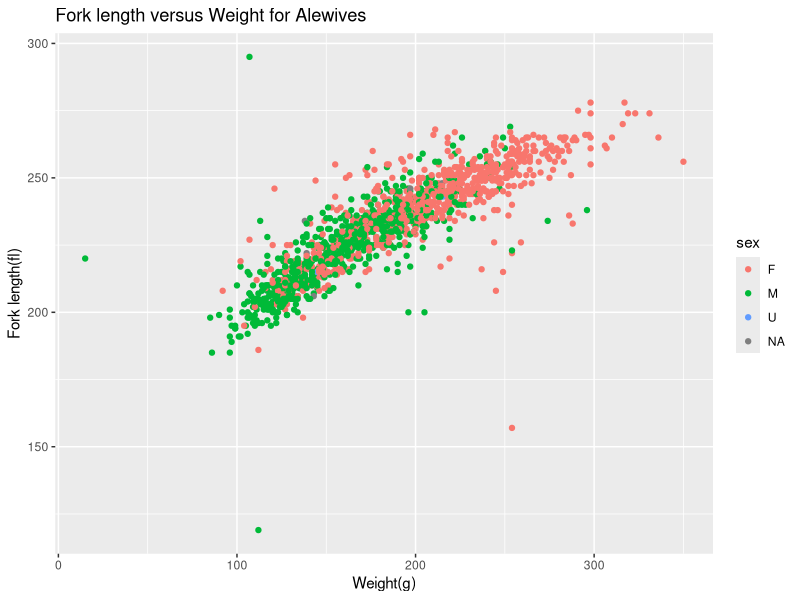
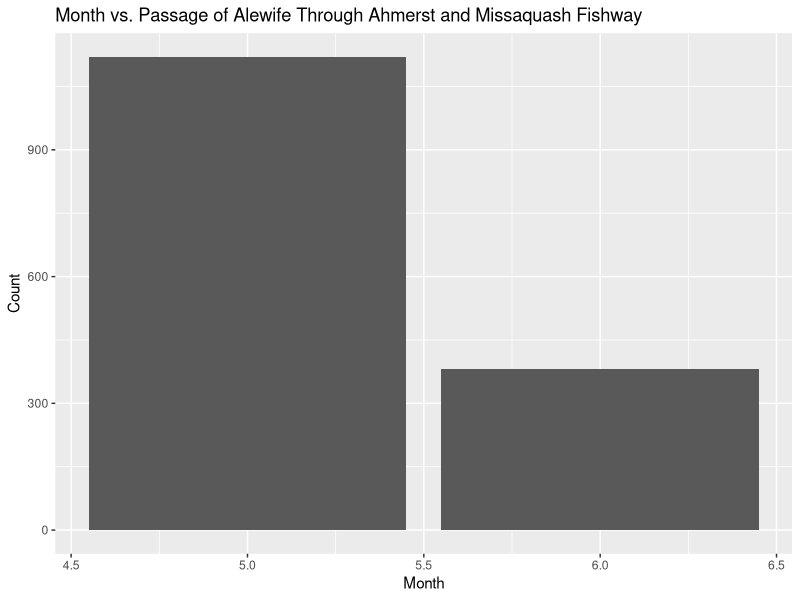
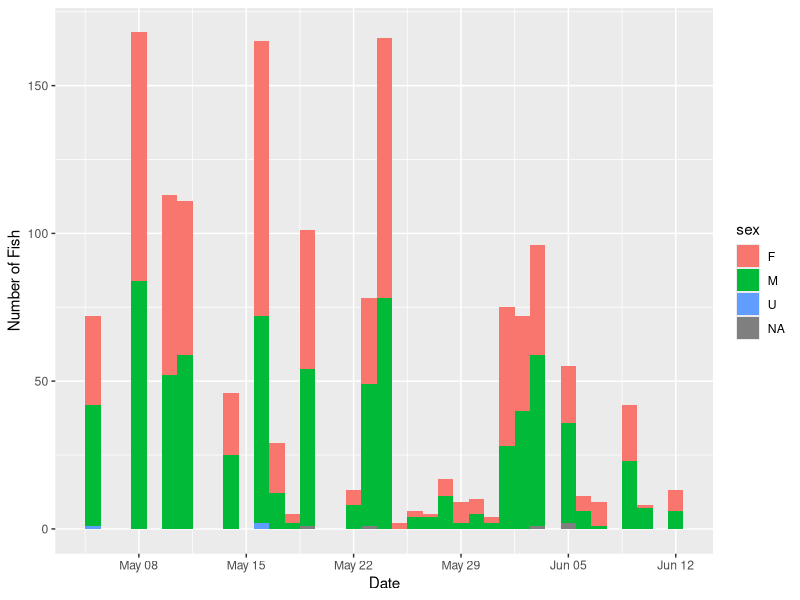
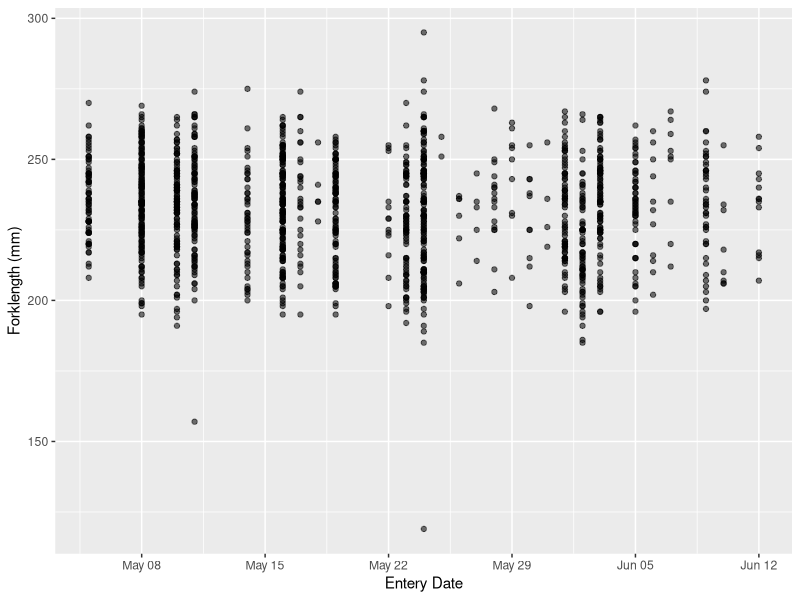
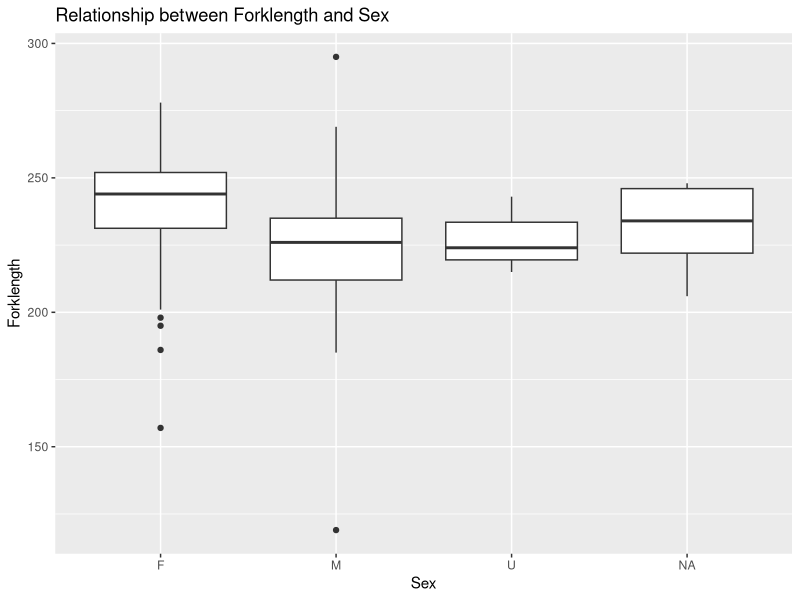
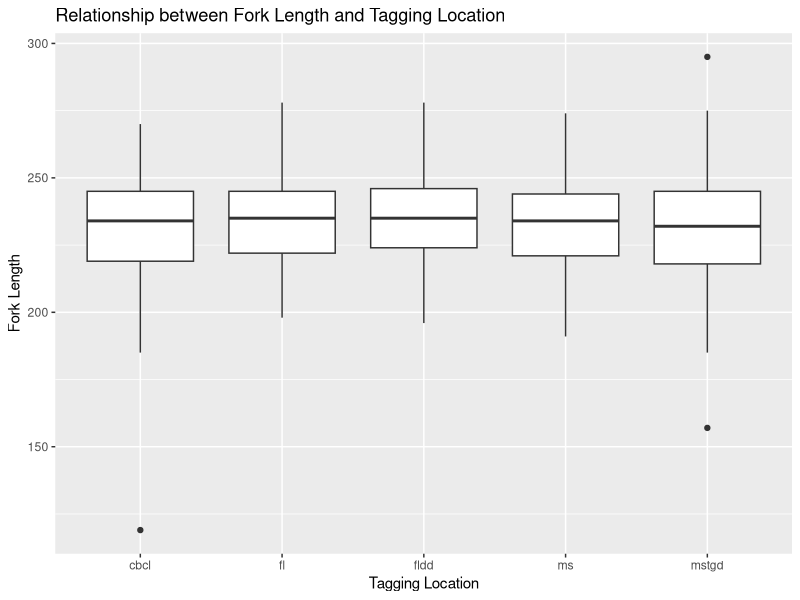

Write the R code that produced these figures, in order. (Note: this script raises an error after producing the figures.)
## ---- chunk 1

## ---- chunk 2
knitr::opts_chunk$set(echo = TRUE)
## ---- chunk 3
library("tidyverse")

alewife17 <- read.csv("alewife13_17.csv", na = c("na", "NA"))
names(alewife17)

sapply(alewife17,class)



## ---- chunk 4

alewife17$pit <- as.character(alewife17$pit)
## ---- chunk 5
alewife17.df <- filter(alewife17, y==2017)
## ---- chunk 6

alewife17.df %>%
  count(sx)

## ---- chunk 7
aw.df <- mutate(alewife17.df, 
                sex = toupper(str_trim(sx)), 
                sex = ifelse(sex %in% c("-","?", "NA"), "U", sex))
# check
with(aw.df, table(sex, sx))
## ---- chunk 8
aw.df$sx <- NULL
## ---- chunk 9
library(tidyverse)
aw.df <- mutate(aw.df,w = ifelse(w %in% c("na"), "NA", w))
View(aw.df)
## ---- chunk 10
ggplot(data= aw.df,mapping= aes(x=w,y=fl,colour=sex),position="jitter")+
  geom_point()+
  ggtitle("Fork length versus Weight for Alewives")+
  xlab("Weight(g)")+
  ylab("Fork length(fl)")

## ---- chunk 11
library(lubridate)

aw.df %>%
  mutate(month=month(m,label=TRUE)) %>%
  ggplot(aes(x=m))+
  geom_bar()+
  ggtitle("Month vs. Passage of Alewife Through Ahmerst and Missaquash Fishway")+
  xlab("Month")+
  ylab("Count")
## ---- chunk 12

aw.df <- aw.df %>%
  mutate(enter = make_date(y, m, d))

ggplot(aw.df, aes(enter))+
  geom_histogram(aes(fill = sex), binwidth = 1)+
  xlab("Date")+
  ylab("Number of Fish")

## ---- chunk 13
aw.df <- aw.df %>%
  mutate(length = ntile(fl, 6))

View(aw.df)
## ---- chunk 14
ggplot(aw.df, aes(enter, fl, alpha = 1/10))+
  geom_point()+
  ylab("Forklength (mm)")+
  xlab("Entery Date")+
  theme(legend.position = 'none')
## ---- chunk 15
aw.df.2 <- mutate(aw.df,sex = ifelse(sex %in% c("NA"),"U", sex))
## ---- chunk 16



ggplot(data=aw.df.2,mapping=aes(x=sex,y=fl))+
  geom_boxplot()+
  ggtitle("Relationship between Forklength and Sex")+
  xlab("Sex")+
  ylab("Forklength")


## ---- chunk 17
ggplot(data = aw.df) +
  geom_boxplot(mapping = aes(x = site, y = fl)) +
  ggtitle("Relationship between Fork Length and Tagging Location") + 
  ylab("Fork Length") +
  xlab("Tagging Location")
## ---- chunk 18
newmodel.df <- select(aw.df, fl, sex)
female.df <- filter(newmodel.df, sex == "F")
male.df <- filter(newmodel.df, sex == "M")
female.df$sex = NULL
male.df$sex = NULL
colnames(female.df)[1] = "female.fl"
colnames(male.df)[1] = "male.fl"
## ---- chunk 19
female.df <- rbind(female.df, "731" = c(NA, NA))
female.df <- rbind(female.df, "731" = c(NA, NA))
female.df <- rbind(female.df, "731" = c(NA, NA))
female.df <- rbind(female.df, "731" = c(NA, NA))
female.df <- rbind(female.df, "731" = c(NA, NA))
female.df <- rbind(female.df, "731" = c(NA, NA))
female.df <- rbind(female.df, "731" = c(NA, NA))
female.df <- rbind(female.df, "731" = c(NA, NA))
female.df <- rbind(female.df, "731" = c(NA, NA))
female.df <- rbind(female.df, "731" = c(NA, NA))
female.df <- rbind(female.df, "731" = c(NA, NA))
female.df <- rbind(female.df, "731" = c(NA, NA))
female.df <- rbind(female.df, "731" = c(NA, NA))
female.df <- rbind(female.df, "731" = c(NA, NA))
female.df <- rbind(female.df, "731" = c(NA, NA))
female.df <- rbind(female.df, "731" = c(NA, NA))
female.df <- rbind(female.df, "731" = c(NA, NA))
female.df <- rbind(female.df, "731" = c(NA, NA))
female.df <- rbind(female.df, "731" = c(NA, NA))
female.df <- rbind(female.df, "731" = c(NA, NA))
female.df <- rbind(female.df, "731" = c(NA, NA))
female.df <- rbind(female.df, "731" = c(NA, NA))
female.df <- rbind(female.df, "731" = c(NA, NA))
female.df <- rbind(female.df, "731" = c(NA, NA))
female.df <- rbind(female.df, "731" = c(NA, NA))
female.df <- rbind(female.df, "731" = c(NA, NA))
female.df <- rbind(female.df, "731" = c(NA, NA))
female.df <- rbind(female.df, "731" = c(NA, NA))
female.df <- rbind(female.df, "731" = c(NA, NA))
female.df <- rbind(female.df, "731" = c(NA, NA))
female.df <- rbind(female.df, "731" = c(NA, NA))
female.df <- rbind(female.df, "731" = c(NA, NA))
female.df <- rbind(female.df, "731" = c(NA, NA))
## ---- chunk 20
male.df$female.fl <- female.df$female.fl
View(male.df)
## ---- chunk 21
t.test(female.fl, male.fl)
## ---- chunk 22
aw.sites <- select(aw.df, fl, site)
## ---- chunk 23
aov(fl ~ site, aw.sites)
## ---- chunk 24
mod.site <- lm(fl ~ site, aw.sites)
## ---- chunk 25
anova(mod.site)
## ---- chunk 26
summary(mod.site)
## ---- chunk 27
par(mfrow = c(2, 2))
plot(mod.site)
## ---- chunk 28
ggplot(data=aw.df,aes(h))+
  geom_histogram()


## ---- chunk 29
data.frame(table(aw.df$h))
## ---- chunk 30
aw.df.2 <- aw.df %>% group_by(h) %>%tally()
## ---- chunk 31

p1 <- glm(n~h,family="poisson",data=aw.df.2)
summary(p1)
## ---- chunk 32
par(mfrow=c(2,2))
plot(p1)
